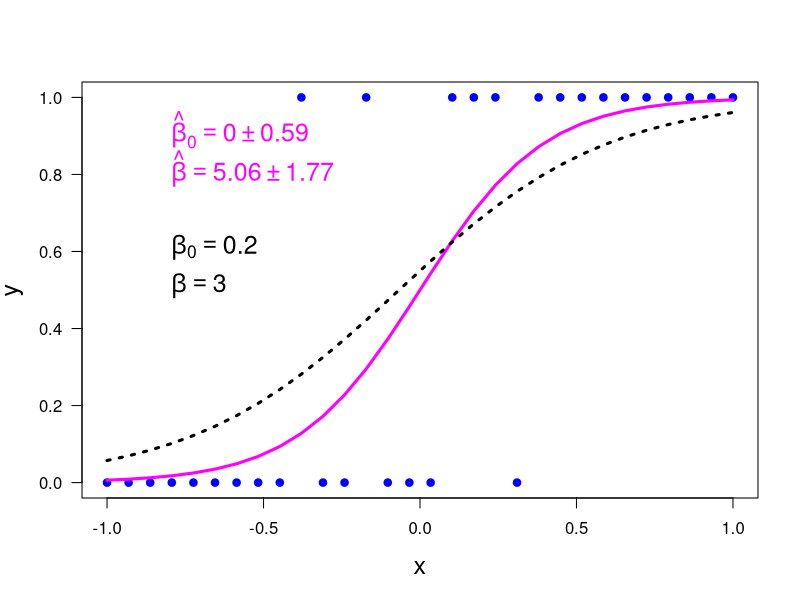

Recreate this plot in R.
print('file: LogisticRegr30n.R')
# Logistic regression: small sample size, n=30
# generate artificial data set
# logit(p) = ln(p/(1-p)) = beta0 + beta*x = eta
# -> p = 1/(1+exp(-eta))
beta0 = 0.2; beta = 3; xmin = -1; xmax = 1
n = 30         # sample size
dx = (xmax-xmin)/(n-1); x = round(seq(xmin,xmax,dx),3)
logitp = beta0+beta*x
p = 1/(1+exp(-logitp))
set.seed(1953) # set seed for random number generators
y = numeric(n)
for(k in 1:n) y[k] = rbinom(1,1,prob=p[k])
out1 = glm(y ~ x,family=binomial(link='logit')) # <--- logistic regression
out2 = summary(out1)
b0 = out2$coefficients[1]  # estimate of beta0
b  = out2$coefficients[2]  # estimate of beta
ub0 = out2$coefficients[3] # uncertainty of b0
ub  = out2$coefficients[4] # uncertainty of b
etaest = b0+b*x
muest = 1/(1+exp(-etaest))
# png('LogResDataFit160930.png',width=16,height=16,units='cm',res=300)
plot(x,y,type='p',lwd=4,col='blue',xlab='x',ylab='y',las=1,cex=0.6,cex.lab=1.5)
lines(x,muest,col='magenta',lwd=3)
beta0 = 0.2; beta = 3;
eta = beta0+beta*x
mu = 1/(1+exp(-eta))
lines(x,mu,col='black',lwd=3,lty=3)
b0r = round(b0,2); ub0r = round(ub0,2); br = round(b,2); ubr = round(ub,2)
text(-0.85,0.9,bquote(~hat(beta)[0] == .(b0r) %+-% .(ub0r)),col='magenta',pos=4,cex=1.5)
text(-0.85,0.8,bquote(~hat(beta) == .(br) %+-% .(ubr)),col='magenta',pos=4,cex=1.5)
text(-0.85,0.6,bquote(~beta[0] == .(beta0)),col='black',pos=4,cex=1.5)
text(-0.85,0.5,bquote(~beta == .(beta)),col='black',pos=4,cex=1.5)
# dev.off()
# -----------------------------------------------------------------------------
# Remarks:
# For the logistic regression we use the R routine glm() for fitting 
#   generalized linear models (GLMs). One has to specify the link function
#   (logit for logistic regression) and the probability distributions (here:
#   binomial distributions): 
#   glm(y ~ x,family=binomial(link='logit'))
# -----------------------------------------------------------------------------